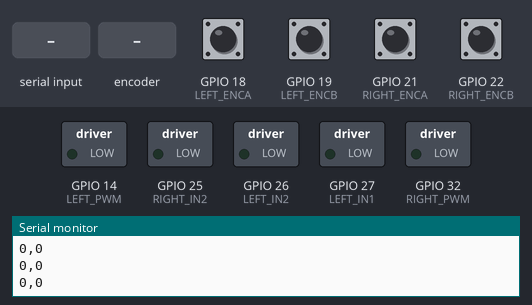
A sketch run on a simulated ESP32. On the bench: switched loads named in the sketch (green lamp = pin HIGH), the last lines printed to the serial monitor. Dashed ring = blinking. The test bench sets the inputs (shaded band); at power-on: GPIO 18 (LEFT_ENCA), GPIO 19 (LEFT_ENCB), GPIO 21 (RIGHT_ENCA), GPIO 22 (RIGHT_ENCB) HIGH. Pins used as bus, display or sensor lines are not drawn.

Above: at 1.2 s.
1.3 s: "90,45\n" received over Serial
At 2.5 s:
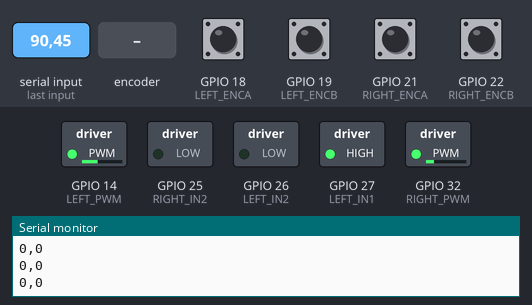
2.8 s: "30,150\n" received over Serial
At 4.0 s:
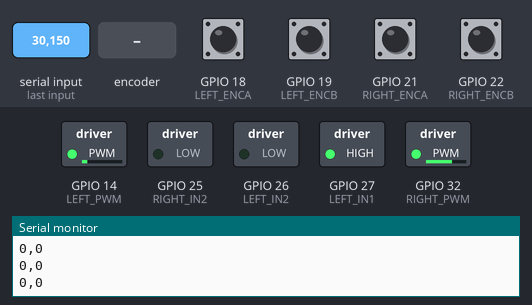
4.3 s: "1,90\n" received over Serial
At 5.3 s:
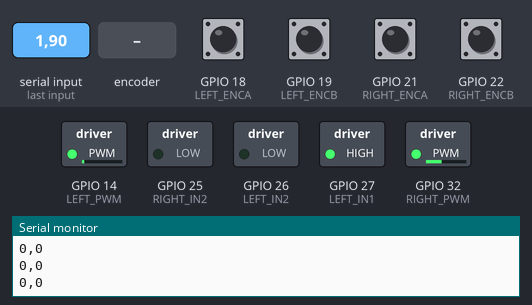
5.8 s: rotary encoder on GPIO 18 (LEFT_ENCA) / GPIO 19 (LEFT_ENCB) turned 2 steps (second pin leading)
At 6.12 s:
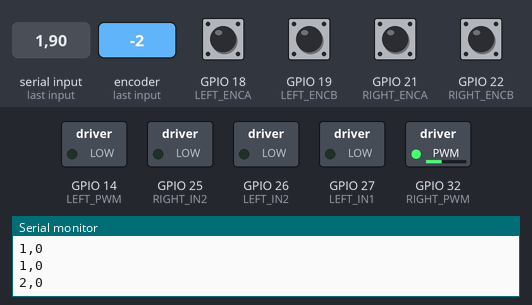
7.7 s: GPIO 21 (RIGHT_ENCA) pulled LOW for 0.15 s
At 8.4 s:
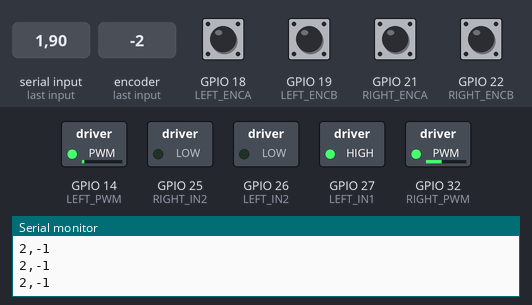
Timing chart, 0 to 10.4 s (numbered marks = the images above; inputs shaded):
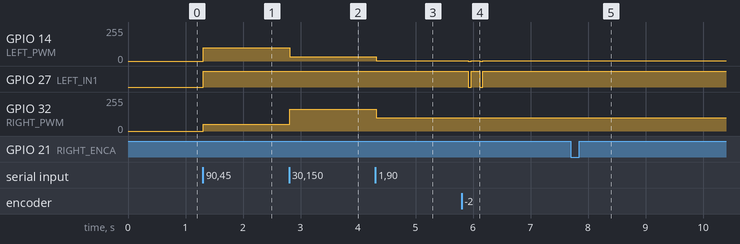

Measured:
- after the input at 1.3 s, GPIO 14 (LEFT_PWM): 0/255 → 99/255 at once; GPIO 27 (LEFT_IN1): LOW → HIGH at once; GPIO 32 (RIGHT_PWM): 0/255 → 49/255 at once
- after the input at 2.8 s, GPIO 14 (LEFT_PWM): 99/255 → 33/255 at once; GPIO 32 (RIGHT_PWM): 49/255 → 165/255 at once
- after the input at 4.3 s, GPIO 14 (LEFT_PWM): 33/255 → 1/255 at once; GPIO 32 (RIGHT_PWM): 165/255 → 99/255 at once
- after the input at 5.8 s, GPIO 14 (LEFT_PWM): alternates 1/255 for 0.15 s and 0/255 for 0.05 s, 4 changes in all, then stays 1/255, starting after 0.12 s; GPIO 27 (LEFT_IN1): alternates HIGH for 0.15 s and LOW for 0.05 s, 4 changes in all, then stays HIGH, starting after 0.12 s
- after the input at 7.7 s, GPIO 32 (RIGHT_PWM): 99/255 → 100/255 after 0.17 s, → 99/255 0.05 s later

The sketch:

trolleybot_firmware.ino
```cpp
// TrolleyBot ESP32 Firmware
// Handles Normal DC Motors with KY-040 360-degree Encoders and Serial Communication with RPi

// --- Pin Definitions ---
// Motor 1 (Left Side)
const int LEFT_PWM = 14; // ENA -> GPIO14
const int LEFT_IN1 = 27; // IN1 -> GPIO27
const int LEFT_IN2 = 26; // IN2 -> GPIO26
const int LEFT_ENCA = 18; // Encoder A (CLK) -> GPIO18 (Interrupt)
const int LEFT_ENCB = 19; // Encoder B (DT) -> GPIO19

// Motor 2 (Right Side)
const int RIGHT_PWM = 32; // ENB -> GPIO32
const int RIGHT_IN1 = 33; // IN3 -> GPIO33
const int RIGHT_IN2 = 25; // IN4 -> GPIO25
const int RIGHT_ENCA = 21; // Encoder A (CLK) -> GPIO21 (Interrupt)
const int RIGHT_ENCB = 22; // Encoder B (DT) -> GPIO22

// --- Variables ---
volatile long left_ticks = 0;
volatile long right_ticks = 0;

long prev_left_ticks = 0;
long prev_right_ticks = 0;

// PID Variables
float kp = 1.0, ki = 0.0, kd = 0.1;

float left_target_vel = 0; // target ticks per frame
float right_target_vel = 0;

float left_integral = 0;
float right_integral = 0;

long prev_time = 0;
const int LOOP_TIME = 50; // ms (20Hz)

// --- Interrupt Service Routines ---
// ESP32 requires IRAM_ATTR for hardware interrupts to run from RAM for speed/safety.
void IRAM_ATTR left_encoder_isr() {
  if (digitalRead(LEFT_ENCB) == LOW) {
    left_ticks--; // Depending on motor direction, usually encoder B indicates direction
  } else {
    left_ticks++;
  }
}

void IRAM_ATTR right_encoder_isr() {
  if (digitalRead(RIGHT_ENCB) == LOW) {
    right_ticks++; // May need to swap ++ and -- depending on motor vs encoder physical orientation
  } else {
    right_ticks--;
  }
}

void setup() {
  Serial.begin(115200);

  // Motor Pins
  pinMode(LEFT_PWM, OUTPUT);
  pinMode(LEFT_IN1, OUTPUT);
  pinMode(LEFT_IN2, OUTPUT);
  pinMode(RIGHT_PWM, OUTPUT);
  pinMode(RIGHT_IN1, OUTPUT);
  pinMode(RIGHT_IN2, OUTPUT);

  // Encoder Pins
  // Note: We use INPUT_PULLUP in case the encoder module doesn't have internal pullups,
  // though KY-040 usually does. It's safer to enable the ESP32's internal pullups.
  pinMode(LEFT_ENCA, INPUT_PULLUP);
  pinMode(LEFT_ENCB, INPUT_PULLUP);
  pinMode(RIGHT_ENCA, INPUT_PULLUP);
  pinMode(RIGHT_ENCB, INPUT_PULLUP);

  // Interrupts
  attachInterrupt(digitalPinToInterrupt(LEFT_ENCA), left_encoder_isr, RISING);
  attachInterrupt(digitalPinToInterrupt(RIGHT_ENCA), right_encoder_isr, RISING);
}

void loop() {
  long current_time = millis();

  // Read Serial Commands (format: "L,R\n" target velocities)
  if (Serial.available() > 0) {
    String cmd = Serial.readStringUntil('\n');
    int comma_idx = cmd.indexOf(',');
    if (comma_idx != -1) {
      left_target_vel = cmd.substring(0, comma_idx).toFloat();
      right_target_vel = cmd.substring(comma_idx + 1).toFloat();
    }
  }

  if (current_time - prev_time >= LOOP_TIME) {
    // 1. Calculate current velocity (ticks per frame)
    long current_left_ticks = left_ticks;
    long current_right_ticks = right_ticks;

    float left_current_vel = current_left_ticks - prev_left_ticks;
    float right_current_vel = current_right_ticks - prev_right_ticks;

    prev_left_ticks = current_left_ticks;
    prev_right_ticks = current_right_ticks;

    // 2. PID Control
    int left_pwm = calculate_pid(left_target_vel, left_current_vel, &left_integral);
    int right_pwm = calculate_pid(right_target_vel, right_current_vel, &right_integral);

    // 3. Set Motor Speeds
    set_motor(1, left_pwm);
    set_motor(2, right_pwm);

    // 4. Send Odometry over Serial (format: "L_TICKS,R_TICKS\n")
    Serial.print(current_left_ticks);
    Serial.print(",");
    Serial.println(current_right_ticks);

    prev_time = current_time;
  }
}

// --- PID Implementation ---
int calculate_pid(float target, float current, float* integral) {
  if (target == 0) {
    *integral = 0;
    return 0;
  }

  float error = target - current;
  *integral += error;

  // Anti-windup
  if (*integral > 255) *integral = 255;
  if (*integral < -255) *integral = -255;

  float derivative = error; // Simplified for fixed time step

  float output = (kp * error) + (ki * *integral) + (kd * derivative);

  return (int)constrain(output, -255, 255);
}

// --- Motor Control ---
void set_motor(int motor, int pwm) {
  int dir = (pwm >= 0) ? 1 : 0;
  pwm = abs(pwm);
  if (pwm > 255) pwm = 255;

  if (motor == 1) { // Left
    // ESP32 Arduino Core supports analogWrite out of the box in modern versions
    analogWrite(LEFT_PWM, pwm);
    if (dir == 1) {
      digitalWrite(LEFT_IN1, HIGH);
      digitalWrite(LEFT_IN2, LOW);
    } else {
      digitalWrite(LEFT_IN1, LOW);
      digitalWrite(LEFT_IN2, HIGH);
    }
    if (pwm == 0) {
      digitalWrite(LEFT_IN1, LOW);
      digitalWrite(LEFT_IN2, LOW);
    }
  } else if (motor == 2) { // Right
    analogWrite(RIGHT_PWM, pwm);
    if (dir == 1) {
      digitalWrite(RIGHT_IN1, HIGH);
      digitalWrite(RIGHT_IN2, LOW);
    } else {
      digitalWrite(RIGHT_IN1, LOW);
      digitalWrite(RIGHT_IN2, HIGH);
    }
    if (pwm == 0) {
      digitalWrite(RIGHT_IN1, LOW);
      digitalWrite(RIGHT_IN2, LOW);
    }
  }
}
```
